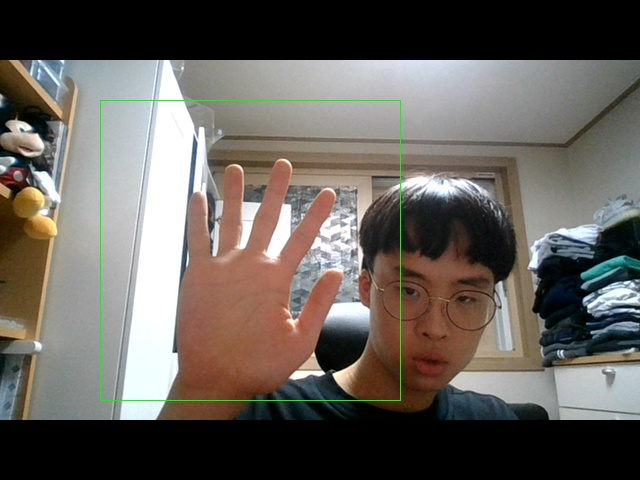
#> input picture img/img1.jpeg, 640 x 480 px, given in place of the camera
$ python 2019-07-19.py
#> lines starting #> are read from the running program, lines starting #| are printed output that depends on the picture; after the words box and inside, x2 and y2 are one past the last pixel; in counts of white or black regions, pixels touching at a corner belong together
import cv2
import numpy as np

cam = cv2.VideoCapture(0)
def nothing(x):
    pass

if __name__ == "__main__":
    cv2.namedWindow('HSV_TrackBar')

    h, s, v = 100, 100, 100

    cv2.namedWindow('HSV_TrackBar')

    cv2.createTrackbar('h', 'HSV_TrackBar', 0, 179, nothing)
    cv2.createTrackbar('s', 'HSV_TrackBar', 0, 255, nothing)
    cv2.createTrackbar('v', 'HSV_TrackBar', 0, 255, nothing)

    lower_mask = np.array([2, 50, 50])
    upper_mask = np.array([15, 255, 255])

    while( True ):
        ret, frame = cam.read()
#> frame is the input picture: shape (480, 640, 3); mean B, G, R 90.7, 96.7, 101.8
        blur = cv2.blur(frame,(3, 3))

        hsv = cv2.cvtColor(blur, cv2.COLOR_BGR2HSV)
#> hsv: shape (480, 640, 3); mean H, S, V 38.8, 50.4, 106.3

        mask2 = cv2.inRange(hsv, lower_mask, upper_mask)
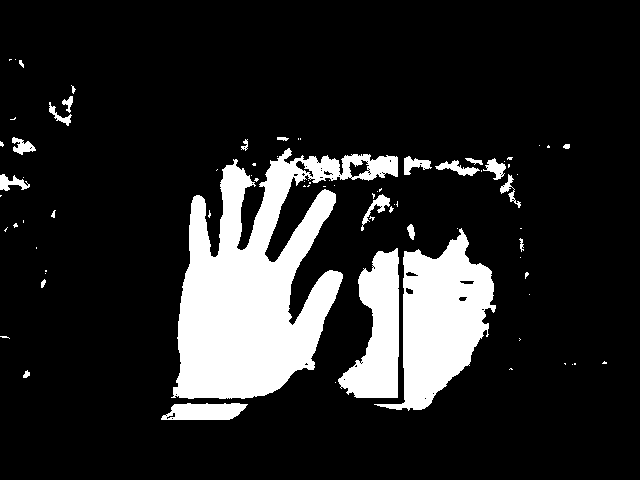
#> mask2: shape (480, 640); 15.4% white; 79 white regions (55 under 20 px), largest, box (x1, y1, x2, y2) and area: (171, 148, 398, 399) 26940, (374, 228, 496, 411) 11079, (338, 248, 399, 398) 5359
        #kernal_matrix
        #erosion 침식, dilation 팽창

        ellipse = cv2.getStructuringElement(cv2.MORPH_ELLIPSE, (5, 5))

        dilation = cv2.dilate(mask2, ellipse, 1)
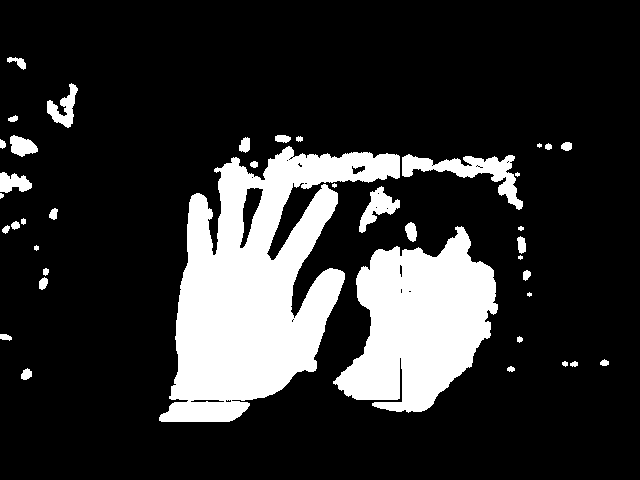
#> dilation: shape (480, 640); 18.7% white; 40 white regions (6 under 20 px), largest, box (x1, y1, x2, y2) and area: (159, 146, 400, 422) 32520, (333, 226, 498, 413) 18714, (402, 154, 523, 210) 2119
        erosion = cv2.dilate(dilation, ellipse, 1)
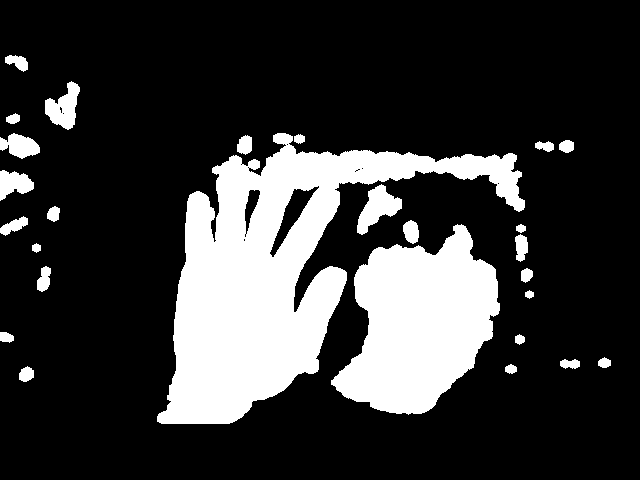
#> erosion: shape (480, 640); 21.6% white; 27 white regions, largest, box (x1, y1, x2, y2) and area: (157, 133, 525, 424) 39400, (331, 224, 500, 415) 20237, (357, 184, 402, 235) 1118
        dilation2 = cv2.dilate(erosion, ellipse, 1)
#> dilation2: shape (480, 640); 24.3% white; 22 white regions, largest, box (x1, y1, x2, y2) and area: (155, 131, 527, 426) 45194, (329, 218, 502, 417) 21982, (43, 79, 82, 132) 1273
        filtered = cv2.medianBlur(dilation2, 5)
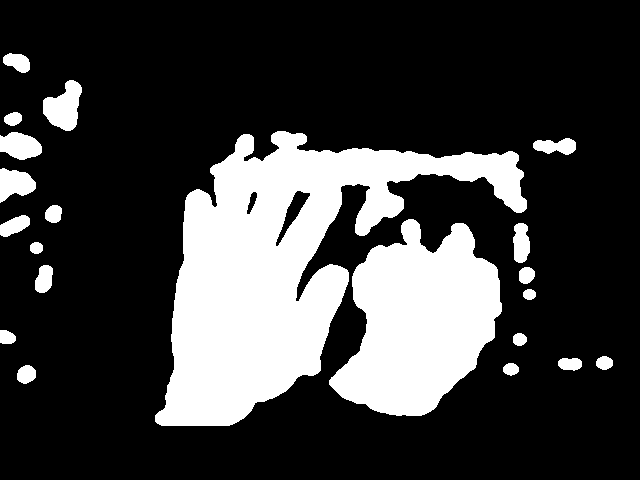
#> filtered: shape (480, 640); 24.3% white; 21 white regions, largest, box (x1, y1, x2, y2) and area: (155, 131, 527, 426) 45283, (329, 219, 502, 416) 21991, (43, 80, 82, 131) 1262
        ellipse = cv2.getStructuringElement(cv2.MORPH_ELLIPSE, (8, 8))
        dilation2 = cv2.dilate(filtered, ellipse, 1)
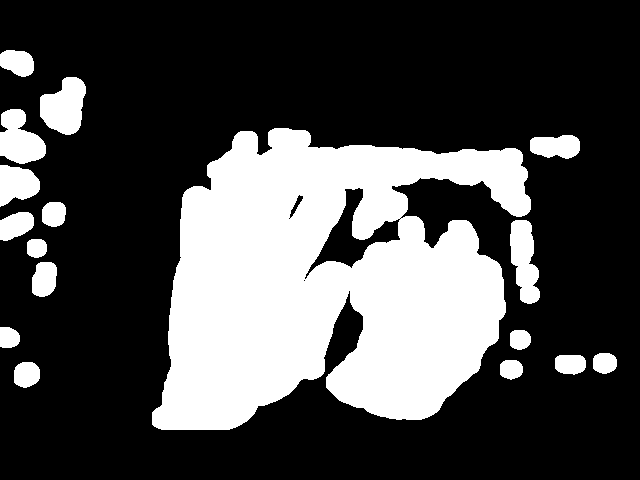
#> dilation2: shape (480, 640); 29.2% white; 17 white regions, largest, box (x1, y1, x2, y2) and area: (152, 128, 531, 430) 76688, (40, 77, 86, 135) 1883, (510, 220, 540, 304) 1711

        median = cv2.medianBlur(dilation2, 5)
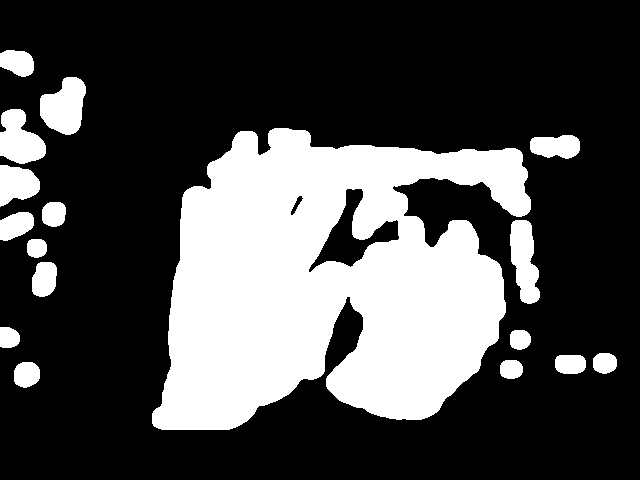
#> median: shape (480, 640); 29.3% white; 17 white regions

        ret, thresh = cv2.threshold(median, 127,  255, 0)
        contours, hierarchy = cv2.findContours(thresh, cv2.RETR_TREE, cv2.CHAIN_APPROX_SIMPLE)
#> contours = 19 contours; largest, box (x1, y1, x2, y2) and area: (152, 128, 531, 430) 78405, (308, 188, 400, 273) 2512, (40, 77, 86, 135) 1806, (0, 109, 46, 164) 1632, (510, 220, 540, 304) 1621

        for cnt in contours:
            hull = cv2.convexHull(cnt)
            cv2.drawContours(blur, [hull], 0, (255, 0, 255), 5)
#> this loop made 19 passes
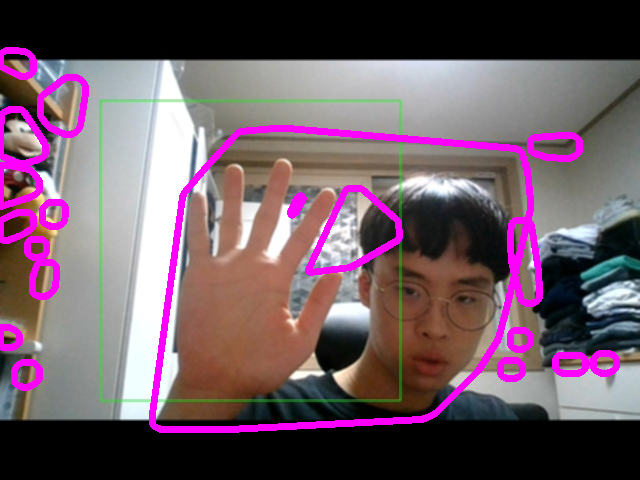
#> blur: shape (480, 640, 3); mean B, G, R 100.9, 88.6, 111.1

        cv2.imshow('blur', blur)

        cv2.imshow('dilation', dilation)
        cv2.imshow('erosion',erosion)
        cv2.imshow('dilation2', dilation2)

        cv2.imshow('filtered', filtered)


        end_out_key = cv2.waitKey(1) & 0xFF
#> (key Esc is pressed here)
        if end_out_key == 27:
            break

$ run again, on img/img2.jpeg
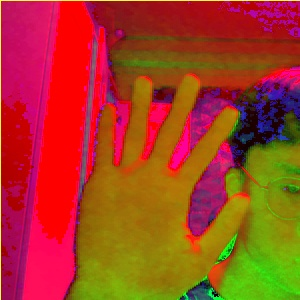
#> input picture img/img2.jpeg, 300 x 300 px, given in place of the camera
#> frame is the input picture: shape (300, 300, 3); mean B, G, R 34.3, 63.1, 164.9
#> hsv: shape (300, 300, 3); mean H, S, V 72.9, 234.6, 173.3
#> `mask2 = cv2.inRange(hsv, lower_mask, upper_mask)`:
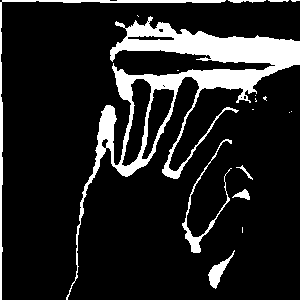
#> mask2: shape (300, 300); 13.6% white; 18 white regions (10 under 20 px), largest, box (x1, y1, x2, y2) and area: (66, 16, 300, 300) 9816, (0, 0, 226, 300) 1234, (182, 139, 232, 253) 572
#> dilation: shape (300, 300); 22.3% white; 8 white regions, largest, box (x1, y1, x2, y2) and area: (64, 13, 300, 300) 14924, (0, 0, 300, 300) 2574, (180, 137, 255, 255) 1914
#> erosion: shape (300, 300); 30.5% white; 6 white regions, box (x1, y1, x2, y2) and area: (62, 11, 300, 300) 19583, (0, 0, 300, 300) 3765, (178, 135, 257, 257) 3122, (204, 246, 239, 293) 786, (238, 223, 247, 237) 102, (285, 107, 296, 117) 74
#> filtered: shape (300, 300); 38.2% white; 5 white regions, box (x1, y1, x2, y2) and area: (0, 0, 300, 300) 28641, (176, 133, 259, 259) 4351, (202, 245, 241, 294) 1045, (236, 222, 249, 238) 180, (283, 106, 298, 118) 140
#> median: shape (300, 300); 49.4% white; 2 white regions
#> contours = 5 contours; box (x1, y1, x2, y2) and area: (0, 0, 300, 300) 43522, (197, 178, 217, 221) 356, (280, 103, 300, 122) 299, (130, 60, 169, 67) 194, (196, 96, 221, 126) 158
#> the loop `for cnt in contours:` made 5 passes
#> after the loop `for cnt in contours:`:
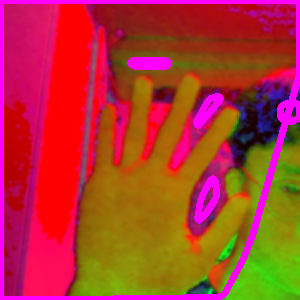
#> blur: shape (300, 300, 3); mean B, G, R 50.5, 56.7, 174.3
